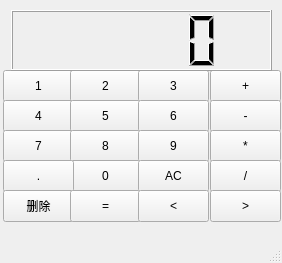
<?xml version="1.0" encoding="UTF-8"?>
<ui version="4.0">
 <class>MainWindow</class>
 <widget class="QMainWindow" name="MainWindow">
  <property name="geometry">
   <rect>
    <x>0</x>
    <y>0</y>
    <width>282</width>
    <height>263</height>
   </rect>
  </property>
  <property name="windowTitle">
   <string>MainWindow</string>
  </property>
  <widget class="QWidget" name="centralwidget">
   <widget class="QPushButton" name="pushButton_1">
    <property name="geometry">
     <rect>
      <x>3</x>
      <y>70</y>
      <width>71</width>
      <height>32</height>
     </rect>
    </property>
    <property name="text">
     <string>1</string>
    </property>
   </widget>
   <widget class="QPushButton" name="pushButton_2">
    <property name="geometry">
     <rect>
      <x>70</x>
      <y>70</y>
      <width>71</width>
      <height>32</height>
     </rect>
    </property>
    <property name="text">
     <string>2</string>
    </property>
   </widget>
   <widget class="QPushButton" name="pushButton_3">
    <property name="geometry">
     <rect>
      <x>138</x>
      <y>70</y>
      <width>71</width>
      <height>32</height>
     </rect>
    </property>
    <property name="text">
     <string>3</string>
    </property>
   </widget>
   <widget class="QPushButton" name="pushButton_4">
    <property name="geometry">
     <rect>
      <x>3</x>
      <y>100</y>
      <width>71</width>
      <height>32</height>
     </rect>
    </property>
    <property name="text">
     <string>4</string>
    </property>
   </widget>
   <widget class="QPushButton" name="pushButton_5">
    <property name="geometry">
     <rect>
      <x>70</x>
      <y>100</y>
      <width>71</width>
      <height>32</height>
     </rect>
    </property>
    <property name="text">
     <string>5</string>
    </property>
   </widget>
   <widget class="QPushButton" name="pushButton_6">
    <property name="geometry">
     <rect>
      <x>138</x>
      <y>100</y>
      <width>71</width>
      <height>32</height>
     </rect>
    </property>
    <property name="text">
     <string>6</string>
    </property>
   </widget>
   <widget class="QPushButton" name="pushButton_7">
    <property name="geometry">
     <rect>
      <x>3</x>
      <y>130</y>
      <width>71</width>
      <height>32</height>
     </rect>
    </property>
    <property name="text">
     <string>7</string>
    </property>
   </widget>
   <widget class="QPushButton" name="pushButton_8">
    <property name="geometry">
     <rect>
      <x>70</x>
      <y>130</y>
      <width>71</width>
      <height>32</height>
     </rect>
    </property>
    <property name="text">
     <string>8</string>
    </property>
   </widget>
   <widget class="QPushButton" name="pushButton_9">
    <property name="geometry">
     <rect>
      <x>138</x>
      <y>130</y>
      <width>71</width>
      <height>32</height>
     </rect>
    </property>
    <property name="text">
     <string>9</string>
    </property>
   </widget>
   <widget class="QPushButton" name="pushButton_0">
    <property name="geometry">
     <rect>
      <x>70</x>
      <y>160</y>
      <width>71</width>
      <height>32</height>
     </rect>
    </property>
    <property name="text">
     <string>0</string>
    </property>
   </widget>
   <widget class="QPushButton" name="pushButton_o">
    <property name="geometry">
     <rect>
      <x>3</x>
      <y>160</y>
      <width>71</width>
      <height>32</height>
     </rect>
    </property>
    <property name="text">
     <string>.</string>
    </property>
   </widget>
   <widget class="QPushButton" name="pushButton_AC">
    <property name="geometry">
     <rect>
      <x>138</x>
      <y>160</y>
      <width>71</width>
      <height>32</height>
     </rect>
    </property>
    <property name="text">
     <string>AC</string>
    </property>
   </widget>
   <widget class="QPushButton" name="pushButton_jia">
    <property name="geometry">
     <rect>
      <x>210</x>
      <y>70</y>
      <width>71</width>
      <height>32</height>
     </rect>
    </property>
    <property name="text">
     <string>+</string>
    </property>
   </widget>
   <widget class="QPushButton" name="pushButton_jian">
    <property name="geometry">
     <rect>
      <x>210</x>
      <y>100</y>
      <width>71</width>
      <height>32</height>
     </rect>
    </property>
    <property name="text">
     <string>-</string>
    </property>
   </widget>
   <widget class="QPushButton" name="pushButton_cheng">
    <property name="geometry">
     <rect>
      <x>210</x>
      <y>130</y>
      <width>71</width>
      <height>32</height>
     </rect>
    </property>
    <property name="text">
     <string>*</string>
    </property>
   </widget>
   <widget class="QPushButton" name="pushButton_chu">
    <property name="geometry">
     <rect>
      <x>210</x>
      <y>160</y>
      <width>71</width>
      <height>32</height>
     </rect>
    </property>
    <property name="text">
     <string>/</string>
    </property>
   </widget>
   <widget class="QPushButton" name="pushButton_del">
    <property name="geometry">
     <rect>
      <x>3</x>
      <y>190</y>
      <width>71</width>
      <height>32</height>
     </rect>
    </property>
    <property name="text">
     <string>删除</string>
    </property>
   </widget>
   <widget class="QPushButton" name="pushButton_w">
    <property name="geometry">
     <rect>
      <x>70</x>
      <y>190</y>
      <width>71</width>
      <height>32</height>
     </rect>
    </property>
    <property name="text">
     <string>=</string>
    </property>
   </widget>
   <widget class="QPushButton" name="pushButton_x">
    <property name="geometry">
     <rect>
      <x>138</x>
      <y>190</y>
      <width>71</width>
      <height>32</height>
     </rect>
    </property>
    <property name="text">
     <string>&lt;</string>
    </property>
   </widget>
   <widget class="QPushButton" name="pushButton_d">
    <property name="geometry">
     <rect>
      <x>210</x>
      <y>190</y>
      <width>71</width>
      <height>32</height>
     </rect>
    </property>
    <property name="text">
     <string>&gt;</string>
    </property>
   </widget>
   <widget class="QLCDNumber" name="lcdNumber">
    <property name="geometry">
     <rect>
      <x>11</x>
      <y>10</y>
      <width>261</width>
      <height>61</height>
     </rect>
    </property>
   </widget>
  </widget>
  <widget class="QMenuBar" name="menubar">
   <property name="geometry">
    <rect>
     <x>0</x>
     <y>0</y>
     <width>282</width>
     <height>22</height>
    </rect>
   </property>
  </widget>
  <widget class="QStatusBar" name="statusbar"/>
 </widget>
 <resources/>
 <connections>
  <connection>
   <sender>pushButton_1</sender>
   <signal>clicked()</signal>
   <receiver>MainWindow</receiver>
   <slot>btn1()</slot>
   <hints>
    <hint type="sourcelabel">
     <x>47</x>
     <y>119</y>
    </hint>
    <hint type="destinationlabel">
     <x>-1</x>
     <y>128</y>
    </hint>
   </hints>
  </connection>
  <connection>
   <sender>pushButton_2</sender>
   <signal>clicked()</signal>
   <receiver>MainWindow</receiver>
   <slot>btn1()</slot>
   <hints>
    <hint type="sourcelabel">
     <x>104</x>
     <y>103</y>
    </hint>
    <hint type="destinationlabel">
     <x>4</x>
     <y>27</y>
    </hint>
   </hints>
  </connection>
  <connection>
   <sender>pushButton_5</sender>
   <signal>clicked()</signal>
   <receiver>MainWindow</receiver>
   <slot>btn1()</slot>
   <hints>
    <hint type="sourcelabel">
     <x>113</x>
     <y>142</y>
    </hint>
    <hint type="destinationlabel">
     <x>-2</x>
     <y>159</y>
    </hint>
   </hints>
  </connection>
  <connection>
   <sender>pushButton_7</sender>
   <signal>clicked()</signal>
   <receiver>MainWindow</receiver>
   <slot>btn1()</slot>
   <hints>
    <hint type="sourcelabel">
     <x>45</x>
     <y>167</y>
    </hint>
    <hint type="destinationlabel">
     <x>-2</x>
     <y>193</y>
    </hint>
   </hints>
  </connection>
  <connection>
   <sender>pushButton_4</sender>
   <signal>clicked()</signal>
   <receiver>MainWindow</receiver>
   <slot>btn1()</slot>
   <hints>
    <hint type="sourcelabel">
     <x>44</x>
     <y>136</y>
    </hint>
    <hint type="destinationlabel">
     <x>3</x>
     <y>65</y>
    </hint>
   </hints>
  </connection>
  <connection>
   <sender>pushButton_8</sender>
   <signal>clicked()</signal>
   <receiver>MainWindow</receiver>
   <slot>btn1()</slot>
   <hints>
    <hint type="sourcelabel">
     <x>105</x>
     <y>171</y>
    </hint>
    <hint type="destinationlabel">
     <x>0</x>
     <y>237</y>
    </hint>
   </hints>
  </connection>
  <connection>
   <sender>pushButton_o</sender>
   <signal>clicked()</signal>
   <receiver>MainWindow</receiver>
   <slot>btn1()</slot>
   <hints>
    <hint type="sourcelabel">
     <x>58</x>
     <y>195</y>
    </hint>
    <hint type="destinationlabel">
     <x>-3</x>
     <y>220</y>
    </hint>
   </hints>
  </connection>
  <connection>
   <sender>pushButton_0</sender>
   <signal>clicked()</signal>
   <receiver>MainWindow</receiver>
   <slot>btn1()</slot>
   <hints>
    <hint type="sourcelabel">
     <x>99</x>
     <y>197</y>
    </hint>
    <hint type="destinationlabel">
     <x>-2</x>
     <y>97</y>
    </hint>
   </hints>
  </connection>
  <connection>
   <sender>pushButton_3</sender>
   <signal>clicked()</signal>
   <receiver>MainWindow</receiver>
   <slot>btn1()</slot>
   <hints>
    <hint type="sourcelabel">
     <x>188</x>
     <y>108</y>
    </hint>
    <hint type="destinationlabel">
     <x>132</x>
     <y>24</y>
    </hint>
   </hints>
  </connection>
  <connection>
   <sender>pushButton_jia</sender>
   <signal>clicked()</signal>
   <receiver>MainWindow</receiver>
   <slot>btn1()</slot>
   <hints>
    <hint type="sourcelabel">
     <x>252</x>
     <y>107</y>
    </hint>
    <hint type="destinationlabel">
     <x>238</x>
     <y>27</y>
    </hint>
   </hints>
  </connection>
  <connection>
   <sender>pushButton_6</sender>
   <signal>clicked()</signal>
   <receiver>MainWindow</receiver>
   <slot>btn1()</slot>
   <hints>
    <hint type="sourcelabel">
     <x>188</x>
     <y>136</y>
    </hint>
    <hint type="destinationlabel">
     <x>293</x>
     <y>164</y>
    </hint>
   </hints>
  </connection>
  <connection>
   <sender>pushButton_jian</sender>
   <signal>clicked()</signal>
   <receiver>MainWindow</receiver>
   <slot>btn1()</slot>
   <hints>
    <hint type="sourcelabel">
     <x>257</x>
     <y>139</y>
    </hint>
    <hint type="destinationlabel">
     <x>285</x>
     <y>154</y>
    </hint>
   </hints>
  </connection>
  <connection>
   <sender>pushButton_9</sender>
   <signal>clicked()</signal>
   <receiver>MainWindow</receiver>
   <slot>btn1()</slot>
   <hints>
    <hint type="sourcelabel">
     <x>187</x>
     <y>169</y>
    </hint>
    <hint type="destinationlabel">
     <x>209</x>
     <y>181</y>
    </hint>
   </hints>
  </connection>
  <connection>
   <sender>pushButton_cheng</sender>
   <signal>clicked()</signal>
   <receiver>MainWindow</receiver>
   <slot>btn1()</slot>
   <hints>
    <hint type="sourcelabel">
     <x>246</x>
     <y>173</y>
    </hint>
    <hint type="destinationlabel">
     <x>288</x>
     <y>192</y>
    </hint>
   </hints>
  </connection>
  <connection>
   <sender>pushButton_chu</sender>
   <signal>clicked()</signal>
   <receiver>MainWindow</receiver>
   <slot>btn1()</slot>
   <hints>
    <hint type="sourcelabel">
     <x>249</x>
     <y>193</y>
    </hint>
    <hint type="destinationlabel">
     <x>289</x>
     <y>228</y>
    </hint>
   </hints>
  </connection>
  <connection>
   <sender>pushButton_w</sender>
   <signal>clicked()</signal>
   <receiver>MainWindow</receiver>
   <slot>btn1()</slot>
   <hints>
    <hint type="sourcelabel">
     <x>116</x>
     <y>228</y>
    </hint>
    <hint type="destinationlabel">
     <x>276</x>
     <y>32</y>
    </hint>
   </hints>
  </connection>
  <connection>
   <sender>pushButton_x</sender>
   <signal>clicked()</signal>
   <receiver>MainWindow</receiver>
   <slot>btn1()</slot>
   <hints>
    <hint type="sourcelabel">
     <x>168</x>
     <y>224</y>
    </hint>
    <hint type="destinationlabel">
     <x>281</x>
     <y>68</y>
    </hint>
   </hints>
  </connection>
  <connection>
   <sender>pushButton_d</sender>
   <signal>clicked()</signal>
   <receiver>MainWindow</receiver>
   <slot>btn1()</slot>
   <hints>
    <hint type="sourcelabel">
     <x>244</x>
     <y>234</y>
    </hint>
    <hint type="destinationlabel">
     <x>275</x>
     <y>60</y>
    </hint>
   </hints>
  </connection>
  <connection>
   <sender>pushButton_AC</sender>
   <signal>clicked()</signal>
   <receiver>MainWindow</receiver>
   <slot>btn1()</slot>
   <hints>
    <hint type="sourcelabel">
     <x>162</x>
     <y>195</y>
    </hint>
    <hint type="destinationlabel">
     <x>58</x>
     <y>31</y>
    </hint>
   </hints>
  </connection>
  <connection>
   <sender>pushButton_del</sender>
   <signal>clicked()</signal>
   <receiver>MainWindow</receiver>
   <slot>btn1()</slot>
   <hints>
    <hint type="sourcelabel">
     <x>41</x>
     <y>229</y>
    </hint>
    <hint type="destinationlabel">
     <x>8</x>
     <y>-4</y>
    </hint>
   </hints>
  </connection>
 </connections>
 <slots>
  <slot>btn1()</slot>
 </slots>
</ui>
